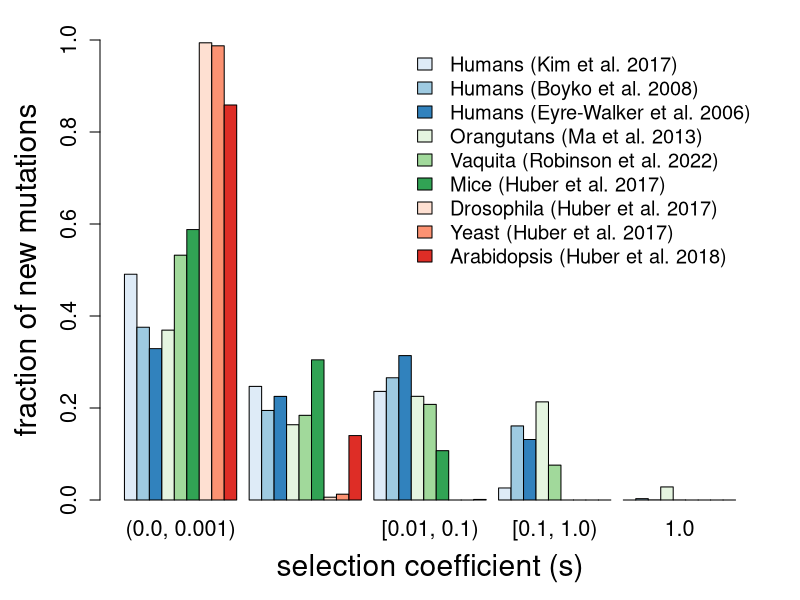

Here is the R script that generated this plot:
### script for creating Figure 1 in Kyriazis et al. 2023 AmNat

# function to subset each DFE into different mutation classes
get_DFE_fracs <- function(shape, scale){
  g <- rgamma(n=1000000,shape = shape, scale= scale)
  
  lethals <- g[g>0.99]
  lethals_frac <- length(lethals)/length(g)
  
  sublethals <- g[g<0.99 & g >0.1]
  sublet_frac <- length(sublethals)/length(g)
  
  strDel <- g[g<0.1 & g >0.01]
  strDel_frac <- length(strDel)/length(g)
  
  modDel <- g[g<0.01 & g >0.001]
  modDel_frac <- length(modDel)/length(g)
  
  wkDel <- g[g<0.001]
  wkDel_frac <- length(wkDel)/length(g)
  
  return(rev(c(lethals_frac,sublet_frac,strDel_frac,modDel_frac,wkDel_frac)))
}

## draw samples from each model and use function to get proportions of each mutation type

# results for Kim 2017 DFE and Henn hs
mean = 0.01314833
shape = 0.186
scale = mean/shape
g <- rgamma(n=1000000,shape = shape, scale= scale)
kim_DFE_fracs <- get_DFE_fracs(shape,scale)

# results for Boyko 2008 DFE
shape = 0.184 
scale = 8200/25636
mean = scale*shape
g <- rgamma(n=1000000,shape = shape, scale= scale)
boyko_DFE_fracs <- get_DFE_fracs(shape,scale)

# Eyre walker 
shape=0.23
mean=0.043
scale = mean/shape
g <- rgamma(n=1000000,shape = shape, scale= scale)
eyrewalker_DFE_fracs <- get_DFE_fracs(shape,scale)

# results for vaquita DFE
mean = 0.0257224845852388
shape = 0.13139582
scale = mean/shape
g <- rgamma(n=1000000,shape = shape, scale= scale)
vaquita_DFE_fracs <- get_DFE_fracs(shape,scale)

# mouse from huber 2017
shape=0.22
scale=0.016
g <- rgamma(n=1000000,shape = shape, scale= scale)
mouse_DFE_fracs <- get_DFE_fracs(shape,scale)

# yeast from huber 2017
shape=0.22
scale=3.7e-04
g <- rgamma(n=1000000,shape = shape, scale= scale)
yeast_DFE_fracs <- get_DFE_fracs(shape,scale)

# drosophila from huber 2017
shape=0.35
scale=3.8e-04
g <- rgamma(n=1000000,shape = shape, scale= scale)
dmel_DFE_fracs <- get_DFE_fracs(shape,scale)

# arabidopsis
mean = 0.00048655
shape = 0.185
scale = mean/shape
g <- rgamma(n=1000000,shape = shape, scale= scale)
arab_DFE_fracs <- get_DFE_fracs(shape,scale)

# orangutans
shape=0.16
scale=14392/17934
g <- rgamma(n=1000000,shape = shape, scale= scale)
orang_DFE_fracs <- get_DFE_fracs(shape,scale)


# plot results as histogram
setwd("~/Documents/UCLA/simulations_review/Analysis/Plots/")
pdf("plot_all_DFEs.pdf", width = 10, height = 5)

par(mar=c(5,5,2,2))
library("RColorBrewer")
cols <- c(brewer.pal(3,"Blues"),brewer.pal(3,"Greens"),brewer.pal(3,"Reds"))

DFEs <- rbind(kim_DFE_fracs,boyko_DFE_fracs,eyrewalker_DFE_fracs,orang_DFE_fracs,vaquita_DFE_fracs,mouse_DFE_fracs,yeast_DFE_fracs,dmel_DFE_fracs,arab_DFE_fracs)
barplot(DFEs,beside=T, ylim=c(0,1), xlab="selection coefficient (s)", ylab="fraction of new mutations",
        names.arg = c("(0.0, 0.001)","[0.001, 0.01)","[0.01, 0.1)","[0.1, 1.0)","1.0"), cex.lab = 1.8, col=cols, cex.names =1.3, cex.axis=1.3)
legend("topright", legend=c("Humans (Kim et al. 2017)","Humans (Boyko et al. 2008)","Humans (Eyre-Walker et al. 2006)", "Orangutans (Ma et al. 2013)", "Vaquita (Robinson et al. 2022)","Mice (Huber et al. 2017)","Drosophila (Huber et al. 2017)","Yeast (Huber et al. 2017)","Arabidopsis (Huber et al. 2018)" ), 
       fill=cols, cex=1.2, bty = "n")

dev.off()
